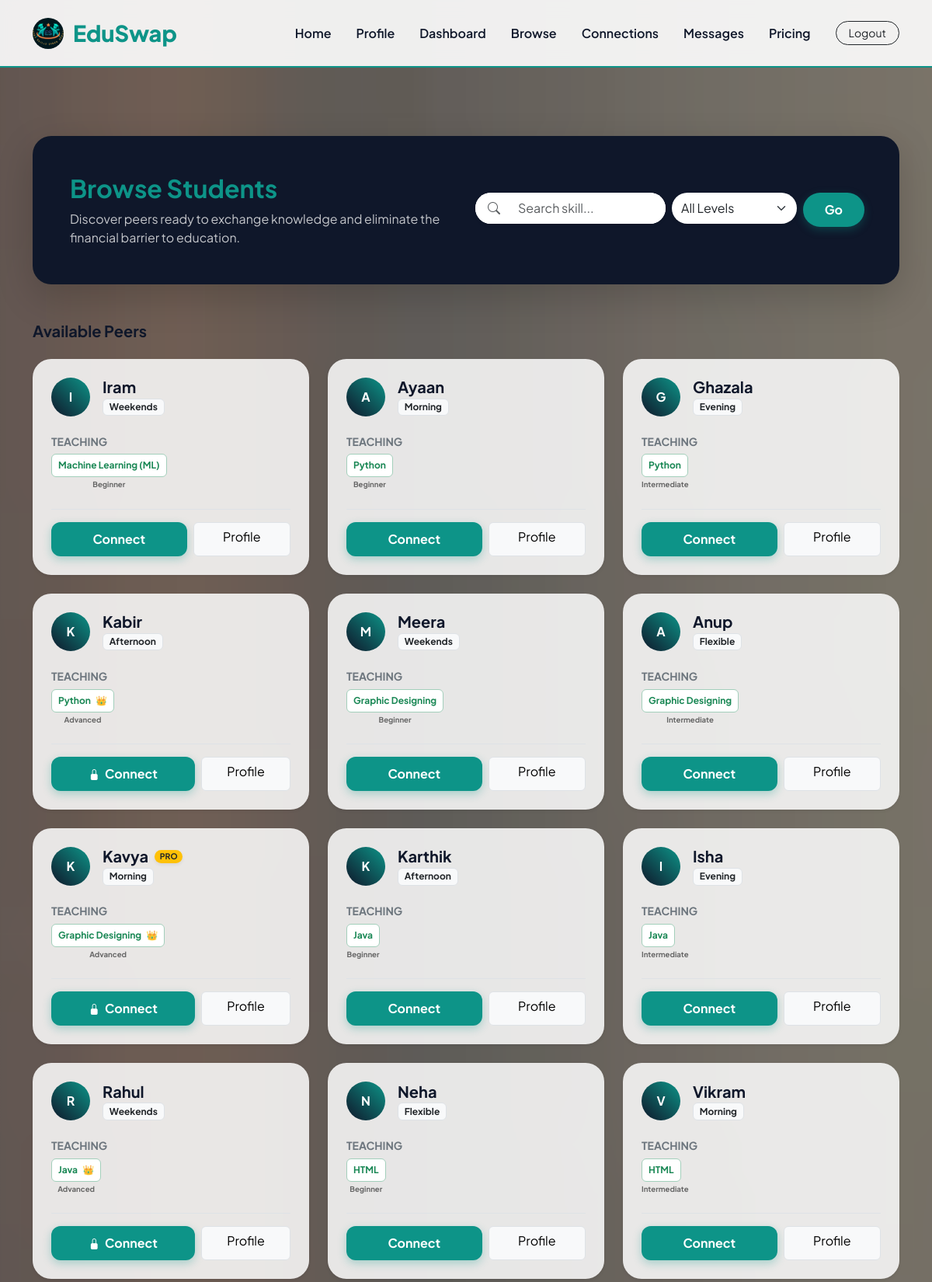
/browse/ (signed in, upper part), run on the app's committed database.
### swappy/models.py (models this page shows, shortened)
class Student(models.Model):
    AVAILABILITY_CHOICES = [
        ('morning', 'Morning'),
        ('afternoon', 'Afternoon'),
        ('evening', 'Evening'),
        ('weekends', 'Weekends'),
        ('flexible', 'Flexible'),
    ]
    user = models.OneToOneField(User, on_delete=models.CASCADE, related_name='student')
    bio = models.TextField(blank=True, null=True)
    availability = models.CharField(
        max_length=20,
        choices=AVAILABILITY_CHOICES,
        default='flexible'
    )
    is_premium = models.BooleanField(default=False)
    premium_since = models.DateTimeField(null=True, blank=True) # New Field
    created_at = models.DateTimeField(auto_now_add=True)

class SkillOffer(models.Model):
    PROFICIENCY_CHOICES = [
        ('Beginner', 'Beginner'),
        ('Intermediate', 'Intermediate'),
        ('Advanced', 'Advanced'),
    ]
    student = models.ForeignKey(Student, on_delete=models.CASCADE, related_name='offered_skills')
    skill = models.ForeignKey(Skill, on_delete=models.CASCADE)
    proficiency_level = models.CharField(max_length=20, choices=PROFICIENCY_CHOICES)
    class Meta:
        unique_together = ('student', 'skill')

class Skill(models.Model):
    name = models.CharField(max_length=100, unique=True)

### swappy/views.py (the view)
# urls.py: path('browse/', views.browse, name='browse'),
@login_required
def browse(request):
    query = request.GET.get('q', '').strip()
    level_filter = request.GET.get('level', '').strip()
    me = request.user.student
    all_students = Student.objects.exclude(user=request.user)
    my_offers = set(me.offered_skills.values_list('skill_id', flat=True))
    my_requests = set(me.requested_skills.values_list('skill_id', flat=True))
    matched_students = []
    if query or level_filter:
        results = all_students
        if query: results = results.filter(offered_skills__skill__name__icontains=query)
        if level_filter: results = results.filter(offered_skills__proficiency_level=level_filter)
        matched_students = results.distinct()
        recommendations = all_students.exclude(id__in=matched_students.values_list('id', flat=True))
    else:
        recommendations = all_students
    def check_mutual(target_student):
        t_off = set(target_student.offered_skills.values_list('skill_id', flat=True))
        t_req = set(target_student.requested_skills.values_list('skill_id', flat=True))
        return bool(my_requests & t_off) and bool(my_offers & t_req)
    for s in matched_students: s.is_mutual = check_mutual(s)
    for s in recommendations: s.is_mutual = check_mutual(s)
    sent_requests = Connection.objects.filter(sender=me, status='pending').values_list('receiver_id', flat=True)
    return render(request, 'browse.html', {
        'students': matched_students,
        'recommendations': recommendations,
        'sent_requests': sent_requests,
        'query': query,
        'level_filter': level_filter
    })

### swappy/views.py (called while the page is built)
def global_context(request):
    if request.user.is_authenticated:
        try:
            student = request.user.student
            pending_count = Connection.objects.filter(receiver=student, status='pending').count()
            return {'pending_count': pending_count}
        except:
            return {'pending_count': 0}
    return {'pending_count': 0}

### swappy/templates/browse.html (shortened to what this page needs)
{% extends 'base.html' %}
{% block content %}
<div class="pt-5">
    <div class="p-4 p-md-5 mb-5 shadow-lg" style="background-color: var(--primary-slate); border-radius: 24px;">
        <div class="row align-items-center">
            <div class="col-lg-6 mb-4 mb-lg-0">
                <h2 class="fw-bold" style="color: var(--accent-teal);">Browse Students</h2>
                <p class="text-white opacity-75 mb-0">Discover peers ready to exchange knowledge and eliminate the financial barrier to education.</p>
            </div>
            <div class="col-lg-6">
                <form method="GET" action="{% url 'browse' %}" class="row g-2">
                    <div class="col-md-6">
                        <div class="input-group shadow-sm rounded-pill overflow-hidden bg-white border-0">
                            <span class="input-group-text bg-white border-0 ps-3">
                                <i class="bi bi-search text-muted"></i>
                            </span>
                            <input type="text" name="q" class="form-control border-0 py-2" placeholder="Search skill..." value="{{ query|default:'' }}">
                        </div>
                    </div>
                    <div class="col-md-4">
                        <select name="level" class="form-select shadow-sm rounded-pill py-2 border-0">
                            <option value="">All Levels</option>
                        </select>
                    </div>
                    <div class="col-md-2 d-flex gap-1">
                        <button type="submit" class="btn btn-edu rounded-pill flex-grow-1">Go</button>
                    </div>
                </form>
            </div>
        </div>
    </div>
    <h5 class="fw-bold mb-4" style="color: var(--primary-slate);">Available Peers</h5>
    <div class="row g-4">
        {% for student in recommendations %}
        <div class="col-md-6 col-lg-4">
            <div class="main-card h-100 mt-0 border-0 shadow-sm p-4 d-flex flex-column">
                <div class="d-flex align-items-center mb-4">
                    <div class="bg-success text-white rounded-circle d-flex align-items-center justify-content-center fw-bold"
                         style="width: 50px; height: 50px; background: linear-gradient(45deg, var(--primary-slate), var(--accent-teal)) !important;">
                        {{ student.user.username|first|upper }}
                    </div>
                    <div class="ms-3">
                        <div class="d-flex align-items-center gap-2">
                            <h5 class="fw-bold mb-0">{{ student.user.username }}</h5>
                            {% if student.is_premium %}
                                <span class="badge bg-warning text-dark rounded-pill shadow-sm" style="font-size: 0.65rem;">PRO</span>
                            {% endif %}
                        </div>
                        <span class="badge bg-light text-dark border fw-bold small">{{ student.get_availability_display|default:"Flexible" }}</span>
                    </div>
                </div>
                <div class="mb-4">
                    <h6 class="fw-bold small text-uppercase text-secondary mb-2">Teaching</h6>
                    <div class="d-flex flex-wrap gap-2">
                        {% for offer in student.offered_skills.all %}
                            <div class="position-relative">
                                <span class="badge bg-white text-success border border-success-subtle px-2 py-2 fw-bold">
                                    {{ offer.skill.name }}
                                    {% if offer.proficiency_level == 'Advanced' %}<span class="ms-1">👑</span>{% endif %}
                                </span>
                                <div style="font-size: 0.6rem; color: #666; margin-top: 2px; text-align: center;" class="fw-bold">
                                    {{ offer.proficiency_level }}
                                </div>
                            </div>
                        {% endfor %}
                    </div>
                </div>
                <div class="mt-auto pt-3 border-top d-flex gap-2">
                    {% if student.id in sent_requests %}
                        {% for conn in user.student.sent_connections.all %}
                            {% if conn.receiver == student and conn.status == 'pending' %}
                                <a href="{% url 'cancel_request' conn.id %}" class="btn btn-outline-danger flex-grow-1">Cancel Request</a>
                            {% endif %}
                        {% endfor %}
                    {% else %}
                        <a href="{% url 'send_connection' student.id %}" class="btn btn-edu flex-grow-1">
                            {% for offer in student.offered_skills.all %}{% if offer.proficiency_level == 'Advanced' %}<i class="bi bi-lock-fill small me-1"></i>{% endif %}{% endfor %}
                            Connect
                        </a>
                    {% endif %}
                    <a href="{% url 'student_profile' student.id %}" class="btn btn-light border flex-grow-1">Profile</a>
                </div>
            </div>
        </div>
        {% endfor %}
    </div>
</div>
{% endblock %}

### data on the page
Student: user.username|first "I", user.username "Iram", availability "Weekends", shows "Connect"
SkillOffer: skill.name "Machine Learning (ML)", proficiency_level "Beginner"
Student: user.username|first "A", user.username "Ayaan", availability "Morning", shows "Connect"
SkillOffer: skill.name "Python", proficiency_level "Beginner"
Student: user.username|first "G", user.username "Ghazala", availability "Evening", shows "Connect"
SkillOffer: skill.name "Python", proficiency_level "Intermediate"
Student: user.username|first "K", user.username "Kabir", availability "Afternoon", shows "Connect"
SkillOffer: skill.name "Python", proficiency_level "Advanced"
Student: user.username|first "M", user.username "Meera", availability "Weekends", shows "Connect"
SkillOffer: skill.name "Graphic Designing", proficiency_level "Beginner"
Student: user.username|first "A", user.username "Anup", availability "Flexible", shows "Connect"
SkillOffer: skill.name "Graphic Designing", proficiency_level "Intermediate"
Student: user.username|first "K", user.username "Kavya", is_premium "PRO", availability "Morning", shows "Connect"
SkillOffer: skill.name "Graphic Designing", proficiency_level "Advanced"
Student: user.username|first "K", user.username "Karthik", availability "Afternoon", shows "Connect"
SkillOffer: skill.name "Java", proficiency_level "Beginner"
Student: user.username|first "I", user.username "Isha", availability "Evening", shows "Connect"
SkillOffer: skill.name "Java", proficiency_level "Intermediate"
Student: user.username|first "R", user.username "Rahul", availability "Weekends", shows "Connect"
SkillOffer: skill.name "Java", proficiency_level "Advanced"
Student: user.username|first "N", user.username "Neha", availability "Flexible", shows "Connect"
SkillOffer: skill.name "HTML", proficiency_level "Beginner"
Student: user.username|first "V", user.username "Vikram", availability "Morning", shows "Connect"
SkillOffer: skill.name "HTML", proficiency_level "Intermediate"
